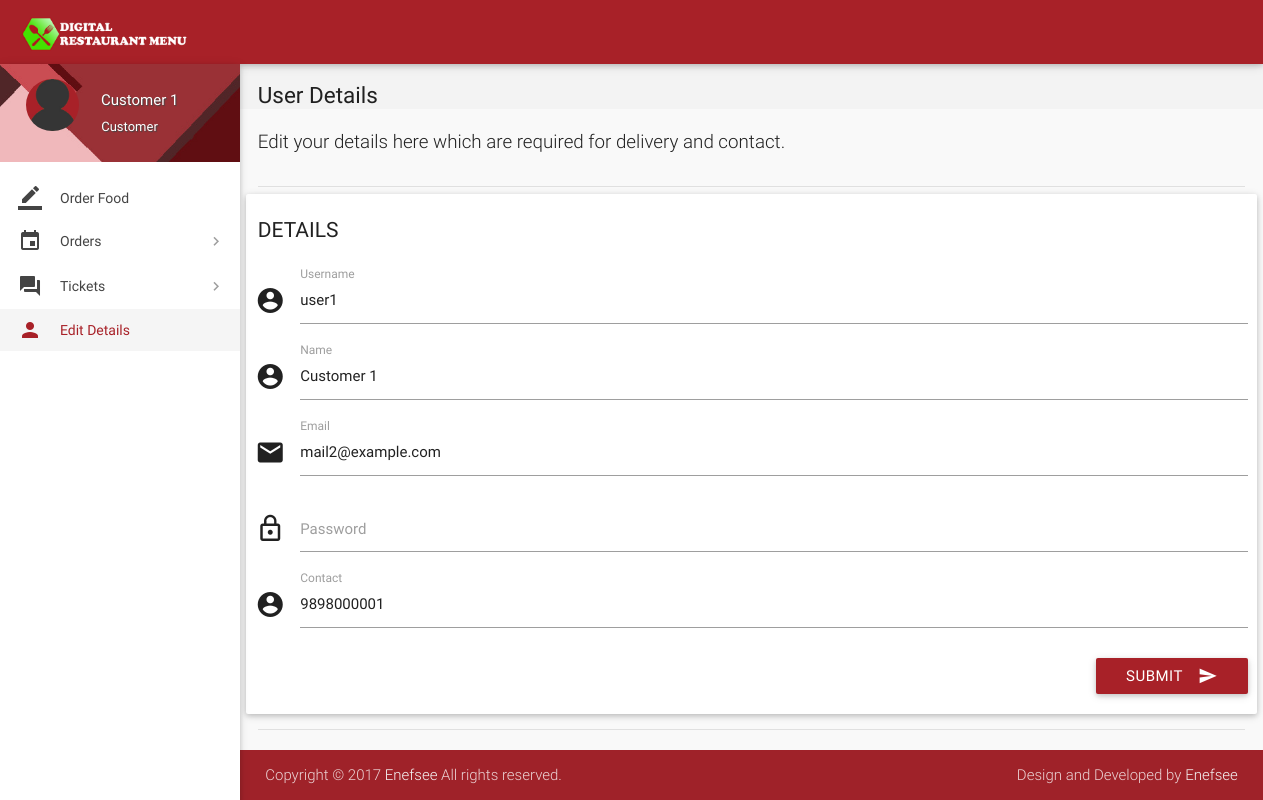
Page /details.php (signed in) on the committed database.
### tables this page shows
CREATE TABLE `users` (
  `id` int(11) NOT NULL,
  `role` varchar(15) NOT NULL DEFAULT 'Customer',
  `name` varchar(15) NOT NULL,
  `username` varchar(10) NOT NULL,
  `password` varchar(16) NOT NULL,
  `email` varchar(35) NULL,
  `address` varchar(300) NULL,
  `contact` bigint(11) NOT NULL,
  `verified` tinyint(1) NOT NULL DEFAULT '0',
  `deleted` tinyint(4) NOT NULL DEFAULT '0'
);

### includes/connect.php (called while the page is built, shortened)
<?php
$role = $_SESSION['role'];
?>

### details.php (the view, shortened to what this page needs)
<?php
include 'includes/connect.php';
$user_id = $_SESSION['user_id'];
$result = mysqli_query($con, "SELECT * FROM users where id = $user_id");
while($row = mysqli_fetch_array($result)){
$name = $row['name'];
$contact = $row['contact'];
$email = $row['email'];
$username = $row['username'];
}
	if($_SESSION['customer_sid']==session_id())
	{
		?>
<!DOCTYPE html>
<html lang="en">
<head>
  <link href="css/materialize.min.css" type="text/css" rel="stylesheet" media="screen,projection">
  <link href="css/style.min.css" type="text/css" rel="stylesheet" media="screen,projection">
  <link href="css/custom/custom.min.css" type="text/css" rel="stylesheet" media="screen,projection">
  <link href="js/plugins/perfect-scrollbar/perfect-scrollbar.css" type="text/css" rel="stylesheet" media="screen,projection">
</head>
<body>
  <header id="header" class="page-topbar">
        <div class="navbar-fixed">
            <nav class="navbar-color">
                <div class="nav-wrapper">
                    <ul class="left">
                      <li><h1 class="logo-wrapper"><a href="index.php" class="brand-logo darken-1"><img src="images/materialize-logo.png" alt="logo"></a> <span class="logo-text">Logo</span></h1></li>
                    </ul>
                </div>
            </nav>
        </div>
  </header>
  <div id="main">
    <div class="wrapper">
      <aside id="left-sidebar-nav">
        <ul id="slide-out" class="side-nav fixed leftside-navigation">
            <li class="user-details cyan darken-2">
            <div class="row">
                <div class="col col s4 m4 l4">
                    <img src="images/avatar.jpg" alt="" class="circle responsive-img valign profile-image">
                </div>
                <div class="col col s8 m8 l8">
                    <a class="btn-flat dropdown-button waves-effect waves-light white-text profile-btn" href="#" data-activates="profile-dropdown"><?php echo $name;?> <i class="mdi-navigation-arrow-drop-down right"></i></a>
                    <p class="user-roal"><?php echo $role;?></p>
                </div>
            </div>
            </li>
            <li class="bold"><a href="index.php" class="waves-effect waves-cyan"><i class="mdi-editor-border-color"></i> Order Food</a>
            </li>
                <li class="no-padding">
                    <ul class="collapsible collapsible-accordion">
                        <li class="bold"><a class="collapsible-header waves-effect waves-cyan"><i class="mdi-editor-insert-invitation"></i> Orders</a>
                        </li>
                    </ul>
                </li>
                <li class="no-padding">
                    <ul class="collapsible collapsible-accordion">
                        <li class="bold"><a class="collapsible-header waves-effect waves-cyan"><i class="mdi-action-question-answer"></i> Tickets</a>
                        </li>
                    </ul>
                </li>
            <li class="bold active"><a href="details.php" class="waves-effect waves-cyan"><i class="mdi-social-person"></i> Edit Details</a>
            </li>
        </ul>
        </aside>
      <section id="content">
        <div id="breadcrumbs-wrapper">
          <div class="container">
            <div class="row">
              <div class="col s12 m12 l12">
                <h5 class="breadcrumbs-title">User Details</h5>
              </div>
            </div>
          </div>
        </div>
        <div class="container">
          <p class="caption">Edit your details here which are required for delivery and contact.</p>
          <div class="divider"></div>
            <div class="row">
              <div class="col s12 m4 l3">
                <h4 class="header">Details</h4>
              </div>
<div>
                <div class="card-panel">
                  <div class="row">
                    <form class="formValidate" id="formValidate" method="post" action="routers/details-router.php" novalidate="novalidate"class="col s12">
                      <div class="row">
                        <div class="input-field col s12">
                          <i class="mdi-action-account-circle prefix"></i>
                          <input name="username" id="username" type="text" value="<?php echo $username;?>" data-error=".errorTxt1">
                          <label for="username" class="">Username</label>
                        </div>
                      </div>
                      <div class="row">
                        <div class="input-field col s12">
                          <i class="mdi-action-account-circle prefix"></i>
                          <input name="name" id="name" type="text" value="<?php echo $name;?>" data-error=".errorTxt2">
                          <label for="name" class="">Name</label>
                        </div>
                      </div>
                      <div class="row">
                        <div class="input-field col s12">
                          <i class="mdi-communication-email prefix"></i>
                          <input name="email" id="email" type="email" value="<?php echo $email;?>" data-error=".errorTxt3">
                          <label for="email" class="">Email</label>
                        </div>
                      </div>
                      <div class="row">
                        <div class="input-field col s12">
                          <i class="mdi-action-lock-outline prefix"></i>
                          <input name="password" id="password" type="password" data-error=".errorTxt4">
                          <label for="password" class="">Password</label>
                        </div>
                      </div>
                      <div class="row">
                        <div class="input-field col s12">
                          <i class="mdi-action-account-circle prefix"></i>
                          <input name="phone" id="phone" type="number" value="<?php echo $contact;?>" data-error=".errorTxt5">
                          <label for="phone" class="">Contact</label>
                        </div>
                      </div>
                        <div class="row">
                          <div class="input-field col s12">
                            <button class="btn cyan waves-effect waves-light right" type="submit" name="action">Submit
                              <i class="mdi-content-send right"></i>
                            </button>
                          </div>
                        </div>
                      </div>
                  </div>
                </div>
              </div>
            <div class="divider"></div>
          </div>
      </section>
    </div>
  </div>
  <footer class="page-footer">
    <div class="footer-copyright">
      <div class="container">
        <span>Copyright © 2017 <a class="grey-text text-lighten-4" href="#" target="_blank">Enefsee</a> All rights reserved.</span>
        <span class="right"> Design and Developed by <a class="grey-text text-lighten-4" href="#">Enefsee</a></span>
        </div>
    </div>
  </footer>
</body>
</html>
<?php
	}
?>

### details.php (style rules this page uses)
.input-field label.active { width:100%; }

### rows in the picture
users: name "Customer 1", username "user1", email "mail2@example.com", phone "9898000001"

### other values in the picture
$role "Customer"
